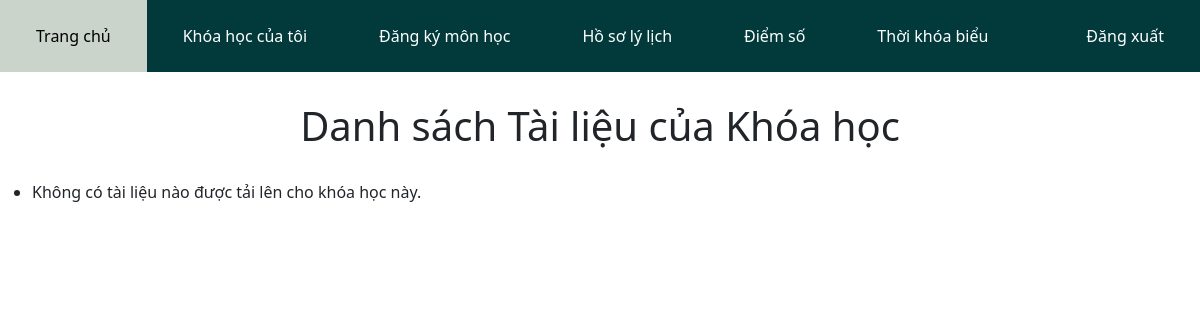
The page /course/course/38/documents/ (signed in) on the database as committed earlier.
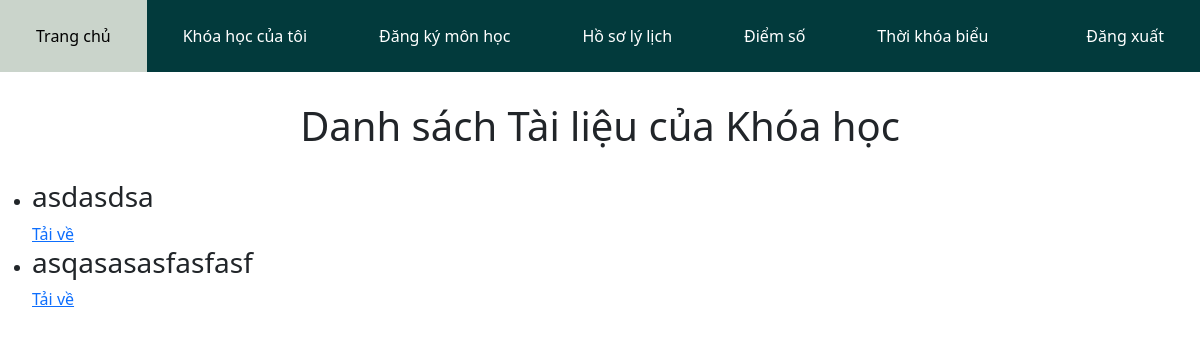
The same page on the database as committed later.
### File_document/models.py (models this page shows)
class Document(models.Model):
    course = models.ForeignKey(Course,related_name='documents', on_delete=models.CASCADE, null=True)
    description = models.TextField(null = True)
    course_file = models.FileField(upload_to='Course/course_file/', null = True, blank=None)

### Course/views.py (the view)
# urls.py: path("course/<int:course_id>/documents/", views.DocumentView.as_view(), name="DocumentView"),
class DocumentView(RoleRequiredMixin, ListView):
    model = Document
    template_name = 'Course/CourseStudent/DocumentView.html'
    context_object_name = 'documents'
    def has_permission(self, user):
        return user.user_type == 'Student'
    def get_queryset(self):
        course_id = self.kwargs.get('course_id')
        return Document.objects.filter(course__id=course_id)

### Login/mixins.py (called while the page is built)
    def dispatch(self, request, *args, **kwargs):
        if not request.user.is_authenticated:
            return self.handle_no_permission()
        elif not self.has_permission(request.user):
            return HttpResponseRedirect(self.get_redirect_url())
        return super().dispatch(request, *args, **kwargs)

### templates/Course/CourseStudent/DocumentView.html (shortened to what this page needs)
{% load static %}
<!DOCTYPE html>
<html lang="vi">
<head>
    <link rel="stylesheet" href="{% static 'css/file.css' %}">
    <link href="https://cdn.jsdelivr.net/npm/bootstrap@5.3.3/dist/css/bootstrap.min.css" rel="stylesheet">
    <link href="https://getbootstrap.com/docs/5.3/assets/css/docs.css" rel="stylesheet">
	<link rel="stylesheet" href="https://cdnjs.cloudflare.com/ajax/libs/font-awesome/6.5.2/css/all.min.css">
	<link rel="stylesheet" href="https://cdnjs.cloudflare.com/ajax/libs/font-awesome/4.7.0/css/font-awesome.min.css">
</head>
<body>
    <nav>
		<a href="{% url 'Student:student' %}" class="menu_left">Trang chủ</a>
		<a href="{% url 'Student:student_course' %}" class="menu_left">Khóa học của tôi</a>
		<a href="{% url 'Registration:registration_student' %}" class="menu_left">Đăng ký môn học</a>
		<a href="{% url 'Student:student_profile' %}" class="menu_left">Hồ sơ lý lịch</a>
		<a href="{% url 'Student:student_score' %}" class="menu_left">Điểm số</a>
		<a href="{% url 'Student:student_schedule' %}" class="menu_left">Thời khóa biểu</a>
		<a href="{% url 'Logout:logout' %}" class="menu_right">Đăng xuất</a>
	</nav>
    <h1 class="menu_text">Danh sách Tài liệu của Khóa học</h1>
    <main>
        <ul>
            {% for document in documents %}
            <li>
                <h3>{{ document.description }}</h3>
                {% if document.course_file %}
                <a href="{{ document.course_file.url }}" download>Tải về</a>
                {% else %}
                <p>Không có tài liệu đính kèm.</p>
                {% endif %}
            </li>
            {% empty %}
            <li>Không có tài liệu nào được tải lên cho khóa học này.</li>
            {% endfor %}
        </ul>
    </main>
</body>
</html>

Rows that differ between the two databases and show on the page:
added Document: description "asdasdsa"
added Document: description "asqasasasfasfasf"
Other text that changed with them:
text no longer shown: "Không có tài liệu nào được tải lên cho khóa học này."
